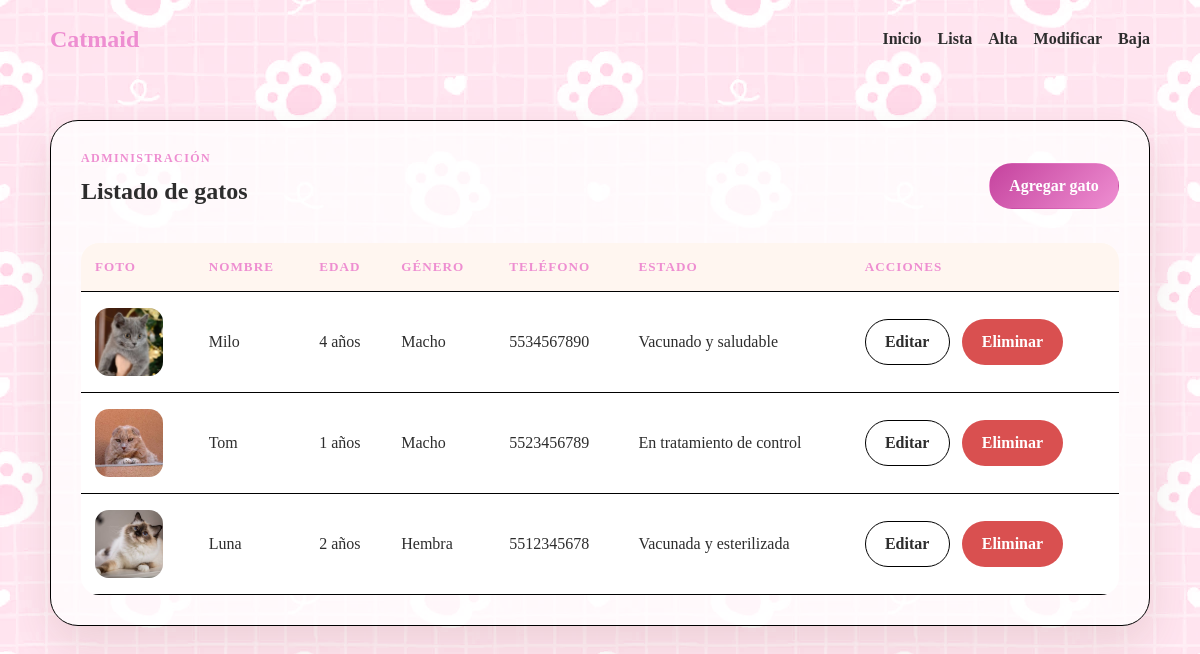
The app's page /from/lista.php with its own data.
### tables this page shows
CREATE TABLE gato (
    id_gato INT AUTO_INCREMENT PRIMARY KEY,
    nombre VARCHAR(80) NOT NULL,
    edad INT NOT NULL,
    genero ENUM('Macho', 'Hembra') NOT NULL,
    foto VARCHAR(255) DEFAULT NULL,
    estado_medico VARCHAR(150) NOT NULL,
    telefono VARCHAR(20) NOT NULL,
    historia TEXT NOT NULL,
    direccion VARCHAR(200) NOT NULL,
    castrado ENUM('Si', 'No') NOT NULL,
    fecha_registro TIMESTAMP DEFAULT CURRENT_TIMESTAMP
);

### conexion.php (called while the page is built)
<?php
class Conexion
{
    public static function getConexion(): PDO
    {
        $host = 'localhost';
        $db = 'catmaid';
        $usuario = 'root';
        $password = '';
        try {
            $pdo = new PDO("mysql:host={$host};dbname={$db};charset=utf8mb4", $usuario, $password, [
                PDO::ATTR_ERRMODE => PDO::ERRMODE_EXCEPTION,
                PDO::ATTR_DEFAULT_FETCH_MODE => PDO::FETCH_ASSOC,
            ]);
            return $pdo;
        } catch (PDOException $e) {
            die('No se pudo conectar a la base de datos: ' . $e->getMessage());
        }
    }
}
?>

### gato.php (called while the page is built, shortened)
<?php
require_once __DIR__ . '/conexion.php';
class GatoModel
{
    private PDO $conexion;
    public function __construct()
    {
        $this->conexion = Conexion::getConexion();
    }
    public function listar(): array
    {
        $sql = 'SELECT * FROM gato ORDER BY id_gato DESC';
        $stmt = $this->conexion->query($sql);
        return $stmt->fetchAll();
    }
}

### from/lista.php (the view, shortened to what this page needs)
<?php
require_once __DIR__ . '/../gato.php';
$modelo = new GatoModel();
$gatos = $modelo->listar();
?>
<!DOCTYPE html>
<html lang="es">
<head>
    <link rel="stylesheet" href="../css/index.css">
</head>
<body>
    <?php include __DIR__ . '/menu.php'; ?>
    <main class="contenedor-principal admin-panel">
        <section class="panel">
            <div class="encabezado-panel">
                <div>
                    <p class="eyebrow">Administración</p>
                    <h1>Listado de gatos</h1>
                </div>
                <a class="btn btn-primary" href="form/froam-altas.php">Agregar gato</a>
            </div>
            <?php if (empty($gatos)): ?>
                <div class="alerta-vacia">
                    <p>No hay gatos registrados por el momento.</p>
                </div>
            <?php else: ?>
                <div class="tabla-responsive">
                    <table>
                        <thead>
                            <tr>
                                <th>Foto</th>
                                <th>Nombre</th>
                                <th>Edad</th>
                                <th>Género</th>
                                <th>Teléfono</th>
                                <th>Estado</th>
                                <th>Acciones</th>
                            </tr>
                        </thead>
                        <tbody>
                            <?php foreach ($gatos as $gato): ?>
                                <tr>
                                    <td>
                                        <?php if (!empty($gato['foto'])): ?>
                                            <img src="../<?= htmlspecialchars($gato['foto']); ?>" alt="<?= htmlspecialchars($gato['nombre']); ?>" class="miniatura">
                                        <?php else: ?>
                                            <span class="no-foto">Sin foto</span>
                                        <?php endif; ?>
                                    </td>
                                    <td><?= htmlspecialchars($gato['nombre']); ?></td>
                                    <td><?= (int) $gato['edad']; ?> años</td>
                                    <td><?= htmlspecialchars($gato['genero']); ?></td>
                                    <td><?= htmlspecialchars($gato['telefono']); ?></td>
                                    <td><?= htmlspecialchars($gato['estado_medico']); ?></td>
                                    <td>
                                        <div class="grupo-acciones">
                                            <a class="btn btn-secondary" href="form/froam-modificacion.php?id=<?= (int) $gato['id_gato']; ?>">Editar</a>
                                            <a class="btn btn-danger" href="form/froam-bajas.php?id=<?= (int) $gato['id_gato']; ?>">Eliminar</a>
                                        </div>
                                    </td>
                                </tr>
                            <?php endforeach; ?>
                        </tbody>
                    </table>
                </div>
            <?php endif; ?>
        </section>
    </main>
</body>
</html>

### css/index.css (style rules this page uses)
:root { --primary: #c5439e; --primary-dark: #ee8ed1; --secondary: #f984c4; --bg: #fffaf5; --surface: #ffffff; --text: #2d2d2d; --muted: #6d6d6d; --border: #000000; --success: #2e8b57; --danger: #d95050; --shadow: 0 18px 40px rgba(107, 76, 47, 0.12); }
* { box-sizing: border-box; }
body { margin: 0; font-family:IndieFlower Helvetica; color: var(--text); background-color: rgb(252, 209, 227); background-image: url('../imagenes/patas.jpg'); background-repeat: repeat; background-blend-mode: luminosity; }
img { max-width: 100%; display: block; }
a { text-decoration: none; color: inherit; }
.eyebrow { margin: 0 0 12px; text-transform: uppercase; letter-spacing: 0.12em; font-size: 0.75rem; color: var(--primary-dark); font-weight: 700; }
.hero-copy h1, .section-heading h2, .panel h1 { margin: 0 0 16px; color: var(--text); }
.hero-actions, .acciones-formulario, .grupo-acciones, .card-actions { display: flex; gap: 12px; flex-wrap: wrap; margin-top: 24px; }
.btn { display: inline-flex; align-items: center; justify-content: center; min-height: 44px; padding: 0.8rem 1.2rem; border-radius: 999px; border: 1px solid transparent; font-weight: 700; transition: transform 0.25s ease, box-shadow 0.25s ease, background 0.25s ease; cursor: pointer; }
.btn-primary { background: linear-gradient(135deg, var(--primary), var(--primary-dark)); color: #fff; }
.btn-secondary { background: #fff; border-color: var(--border); color: var(--text); }
.btn-danger { background: var(--danger); color: #fff; }
.contenedor-principal { width: min(1100px, calc(100% - 32px)); margin: 42px auto 80px; }
.panel { background: rgba(255,255,255,0.78); border: 1px solid var(--border); border-radius: 28px; box-shadow: var(--shadow); padding: 30px; }
.encabezado-panel { display: flex; justify-content: space-between; align-items: center; gap: 12px; margin-bottom: 22px; flex-wrap: wrap; }
.tabla-responsive { overflow-x: auto; }
table { width: 100%; border-collapse: collapse; background: #fff; border-radius: 18px; overflow: hidden; }
th, td { text-align: left; padding: 16px 14px; border-bottom: 1px solid var(--border); vertical-align: middle; }
th { background: #fff6f0; color: var(--primary-dark); font-size: 0.82rem; text-transform: uppercase; letter-spacing: 0.08em; }
.miniatura { width: 68px; height: 68px; object-fit: cover; border-radius: 14px; }
.grupo-acciones { margin-top: 0; }

### records on screen
gato: foto (picture), nombre "Milo", edad "4", genero "Macho", telefono "5534567890", estado_medico "Vacunado y saludable"
gato: foto (picture), nombre "Tom", edad "1", genero "Macho", telefono "5523456789", estado_medico "En tratamiento de control"
gato: foto (picture), nombre "Luna", edad "2", genero "Hembra", telefono "5512345678", estado_medico "Vacunada y esterilizada"

### other values on screen
$item[0] "Inicio"
$item[0] "Lista"
$item[0] "Alta"
$item[0] "Modificar"
$item[0] "Baja"
